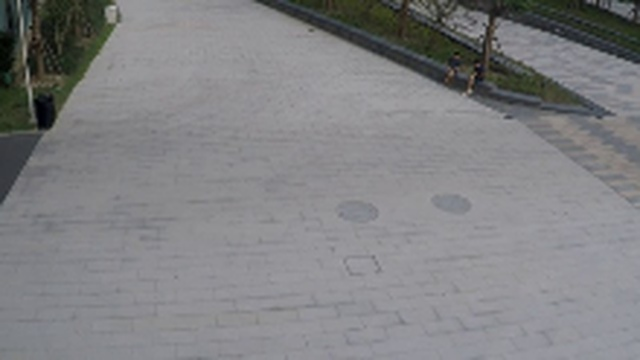
#> input picture figure_assets/frames/shanghaitech/01_0014_normal_00017.jpg, 640 x 360 px
$ python make_architecture.py
#> lines starting #> are read from the running program, lines starting #| are printed output that depends on the picture
### scripts/figsave.py
# -*- coding: utf-8 -*-
"""One place that decides how a figure is written to disk.

Every figure used to be raster only, at 400 dpi and 6.9in wide -- about 425 dpi
at print size, which is ample for paper and still reads as soft on screen. A PDF
viewer at 150-200% zoom resamples those pixels, and "the diagrams look a little
blurry" is exactly what raster text looks like under that zoom. Nobody reads a
report at 100%.

Vector output has no resolution at all: lines and glyphs are drawn by the
viewer's own rasteriser at whatever magnification is asked for. So each figure is
now written twice, from the same draw call:

    .pdf   vector -- what the LaTeX report includes
    .png   raster -- what python-pptx embeds, since PowerPoint cannot place a PDF

Photographs inside a figure stay raster in both, which is correct and
unavoidable; what turns crisp is every label, axis, box, arrow and number drawn
around them.
"""
from __future__ import annotations

import os

import matplotlib

# Type 42 embeds TrueType outlines, so text in the PDF stays real text --
# selectable, searchable, and rendered by the viewer at its own resolution.
# matplotlib's default (Type 3) is a PostScript construct that several viewers
# render badly at high zoom, and is the other common cause of a figure that
# "looks fuzzy" despite a high dpi.
matplotlib.rcParams["pdf.fonttype"] = 42
matplotlib.rcParams["ps.fonttype"] = 42


def _warn_if_clipped(png_path: str, margin: int = 6) -> bool:
    """Report a figure whose ink runs off the canvas.

    tight_layout() repacks the axes but never shrinks or wraps a title, so
    raising the type scale can push a long title straight off the right edge --
    silently, since the figure still writes successfully and only looks wrong.
    Any ink in the outermost few pixels means something did not fit.
    """
    try:
        import numpy as np
        from PIL import Image
    except ImportError:                      # checking is a convenience, not a job
        return False
    a = np.asarray(Image.open(png_path).convert("L"))
    if a.size == 0:
        return False
    edges = {"left": a[:, :margin], "right": a[:, -margin:],
             "top": a[:margin, :], "bottom": a[-margin:, :]}
    hit = [name for name, band in edges.items() if (band < 245).any()]
    if hit:
        print("  WARNING: %s -- content touches the %s edge; a title or label "
              "is probably clipped. Shorten it or wrap it with an explicit \\n."
              % (os.path.basename(png_path), "/".join(hit)))
    return bool(hit)


def save(fig, png_path: str, dpi: int = 400, facecolor: str = "white"):
    """Write <name>.pdf and <name>.png next to each other. Returns both paths.

    Callers pass the .png path they always passed, so adding vector output did
    not require touching a single figure's layout code.
    """
    base = os.path.splitext(png_path)[0]
    pdf, png = base + ".pdf", base + ".png"
    fig.savefig(pdf, facecolor=facecolor)          # vector: no dpi applies
    fig.savefig(png, dpi=dpi, facecolor=facecolor)  # raster: for the deck
    _warn_if_clipped(png)
    return [pdf, png]

### scripts/make_architecture.py
# -*- coding: utf-8 -*-
"""DA-ZVAD architecture figure -- compact landscape version.

Matches the layout of the reference the supervisor supplied: input at the left,
two parallel branches through the middle, fusion and output at the right, with
dashed colour-coded containers, a snowflake on every frozen module, real video
frames, and mathematical notation for the intermediate quantities.

Revision (supervisor review, Phase 2):

  * Contrast. Every label was drawn in a mid-grey (#5F6E70) or a mid-orange at
    5.2-6.5pt, which survives a paper column but washes out under a projector.
    All text colours are darkened to at least ~7:1 on white and the type scale
    is raised ~40%.

  * M2 is now its own labelled container. It was previously a single box inside
    the FRAME SCORING group, so it did not read as a module at all next to the
    dashed panels around M1, M3 and M4 -- the supervisor's report was that M2
    was missing from the figure, which is a fair reading of what was drawn.

  * Every module carries its actual operation (the softmax with CLIP's logit
    scale, the centred moving average with its window) plus one plain-language
    line saying what that operation does, so the figure can be read by someone
    who does not already know the method.

Sized so that it prints at close to 1:1 in a single-column layout rather than
being scaled down until the labels stop being readable. On a slide, place it at
~11.5in wide: the type is designed to survive that enlargement.

Usage:  python scripts/make_architecture.py [--assets DIR] [--out PATH]
"""
from __future__ import annotations

import argparse
import os

import matplotlib
matplotlib.use("Agg")

import figsave
import matplotlib.pyplot as plt
import numpy as np
from matplotlib.offsetbox import AnnotationBbox, OffsetImage
from matplotlib.patches import FancyArrowPatch, FancyBboxPatch, Rectangle

# Palette. Every colour used for TEXT is held at >= ~7:1 contrast on white;
# the pale *_BG values are fills only and never carry type.
INK, MUTED = "#101718", "#394547"
VIS, VIS_BG = "#0A5B58", "#E2F1EF"
CTX, CTX_BG = "#8F4413", "#FAEBDE"
TMP, TMP_BG = "#2B4680", "#E4EAF6"
RSN, RSN_BG = "#553A7D", "#EDE8F6"
OUT_OK, OUT_BAD = "#186B3A", "#96261C"
GOLD = "#7A5C00"
PAPER = "#FFFFFF"

W, H = 8.40, 4.95
FROZEN = "❄"

# Type scale -- one place, so the whole figure can be re-tuned at once.
FS_PANEL = 9.2      # dashed-container labels
FS_TITLE = 9.6      # module titles
FS_SUB = 7.8        # module subtitles
FS_BOX = 8.5        # titles inside plain boxes
FS_BODY = 8.0       # ordinary body text
FS_MATH = 9.4       # pills carrying a symbol
FS_FORM = 8.3       # formulae
FS_GLOSS = 7.4      # the plain-language lines
FS_TINY = 7.0


# Rounded boxes are recorded alongside the dashed panels; a subtitle running
# past its own box is the overflow that is easiest to miss and was the one that
# actually shipped.
BOXES = []


def box(ax, x, y, w, h, fc, ec, lw=1.0, r=0.045, z=3):
    ax.add_patch(FancyBboxPatch((x, y), w, h,
                                boxstyle=f"round,pad=0.010,rounding_size={r}",
                                facecolor=fc, edgecolor=ec, linewidth=lw, zorder=z))
    BOXES.append((x, y, w, h))


# Every dashed panel records its bounds so check_overflow can test the labels
# that sit inside it. Eyeballing a thumbnail does not reliably catch a line that
# runs a few points past a panel edge, and at this type scale that is exactly
# the failure mode.
CONTAINERS = []


def container(ax, x, y, w, h, ec, label):
    ax.add_patch(Rectangle((x, y), w, h, facecolor="none", edgecolor=ec,
                           linewidth=1.1, linestyle=(0, (3.5, 2.2)), zorder=1))
    ax.text(x + 0.09, y + h - 0.05, label, fontsize=FS_PANEL, color=ec,
            fontweight="bold", va="center", zorder=6,
            bbox=dict(facecolor=PAPER, edgecolor="none", pad=1.6))
    CONTAINERS.append((x, y, w, h, label))


def check_overflow(fig, ax, pad=0.015):
    """Warn about any text whose rendered box runs outside its dashed panel.

    Each text is assigned to the panel containing its centre, then its full
    extent is compared against that panel. The panel's own title is skipped: it
    is drawn deliberately straddling the top edge.
    """
    fig.canvas.draw()
    inv = ax.transData.inverted()
    panel_labels = {lab for *_r, lab in CONTAINERS}
    problems = []
    for t in ax.texts:
        s = t.get_text().strip()
        if not s:
            continue
        bb = t.get_window_extent(fig.canvas.get_renderer())
        (x0, y0), (x1, y1) = inv.transform([[bb.x0, bb.y0], [bb.x1, bb.y1]])
        cx, cy = (x0 + x1) / 2, (y0 + y1) / 2

        # A panel's own title straddles the top edge by design, so only its
        # width is meaningful -- but that width is exactly what overflowed.
        if s in panel_labels:
            for px, py, pw, ph, lab in CONTAINERS:
                if lab == s and x1 > px + pw - pad:
                    problems.append((lab, "panel title too wide", s[:46]))
            continue

        # Smallest enclosing region wins: a rounded box before the dashed panel
        # it sits in, since the box is the tighter constraint.
        region = None
        for bx, by, bw, bh in BOXES:
            if bx <= cx <= bx + bw and by <= cy <= by + bh:
                region = (bx, by, bw, bh, "box")
                break
        if region is None:
            for px, py, pw, ph, lab in CONTAINERS:
                if px <= cx <= px + pw and py <= cy <= py + ph:
                    region = (px, py, pw, ph, lab)
                    break
        if region is None:
            continue
        rx, ry, rw, rh, lab = region
        over = []
        if x0 < rx - pad:        over.append("left")
        if x1 > rx + rw + pad:   over.append("right")
        if y0 < ry - pad:        over.append("bottom")
        if y1 > ry + rh + pad:   over.append("top")
        if over:
            problems.append((lab, "/".join(over), s[:46]))
    for lab, side, s in problems:
        print("  OVERFLOW: %-24s %-12s %r" % (lab, side, s))
    if not problems:
        print("  panels: no text overflows its container")
    return problems


def arrow(ax, p, q, color=INK, lw=1.15, rad=0.0, z=5):
    ax.add_patch(FancyArrowPatch(p, q, arrowstyle="-|>", mutation_scale=8.5,
                                 linewidth=lw, color=color, zorder=z,
                                 connectionstyle=f"arc3,rad={rad}",
                                 shrinkA=1, shrinkB=1))


def module(ax, x, y, w, h, title, sub, color, bg, frozen=True, ts=FS_TITLE):
    box(ax, x, y, w, h, bg, color, lw=1.3)
    if frozen:
        ax.text(x + 0.085, y + h - 0.085, FROZEN, fontsize=7.4, color=color,
                va="center", ha="center", zorder=5)
    ax.text(x + w / 2, y + h * (0.63 if sub else 0.5), title, fontsize=ts,
            fontweight="bold", color=INK, ha="center", va="center", zorder=5)
    if sub:
        # Upright and in the body ink, not italic grey. Figure labels are read
        # at a glance rather than as prose, so weight helps here in a way it
        # would not in a paragraph of running text.
        ax.text(x + w / 2, y + h * 0.26, sub, fontsize=FS_SUB, color=INK,
                ha="center", va="center", zorder=5, fontweight="medium")


def pill(ax, cx, cy, w, h, label, color, bg, fs=FS_MATH):
    box(ax, cx - w / 2, cy - h / 2, w, h, bg, color, lw=1.25, r=0.05, z=4)
    ax.text(cx, cy, label, fontsize=fs, fontweight="bold", color=INK,
            ha="center", va="center", zorder=5)


def gloss(ax, cx, y, text, color=INK, fs=FS_GLOSS):
    """One plain-language line.

    These carry the explanation a non-specialist reads, so they were the worst
    thing on the figure to have set in italic at the smallest size in a
    secondary grey. Now upright, body ink, medium weight -- matching how
    published framework figures label their parts.
    """
    ax.text(cx, y, text, fontsize=fs, color=color, ha="center", va="center",
            fontweight="medium", zorder=6)


def frame_img(ax, path, cx, cy, zoom, border=None, lw=1.5):
#> called with cx = 0.62, cy = 3.95, zoom = 0.07, border = '#7E8A8B', lw = 0.7
    im = OffsetImage(plt.imread(path), zoom=zoom)
#> call 4 of frame_img, with cx = 0.79, cy = 3.16, zoom = 0.081, border = '#C08A00', lw = 1.8
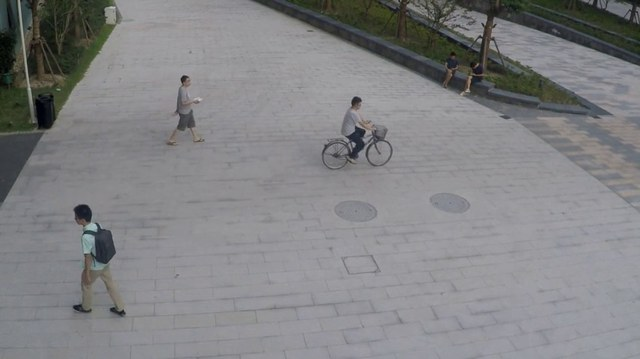
#> input picture figure_assets/frames/shanghaitech/01_0014_anomaly_00095.jpg, 640 x 359 px
    ax.add_artist(AnnotationBbox(
        im, (cx, cy), frameon=border is not None, pad=0.0, zorder=4,
        bboxprops=dict(edgecolor=border, linewidth=lw) if border else None))


def smoothing_inset(ax, x, y, w, h):
    """A schematic of what M2 does: a jagged per-frame score and its centred
    moving average, with the event shaded. Illustrative, not measured data --
    its job is to show that smoothing turns spikes into one sustained bump."""
#> called with x = 4.86, y = 0.72, w = 1.46, h = 0.4
    ins = ax.inset_axes([x, y, w, h], transform=ax.transData, zorder=6)
    rng = np.random.default_rng(7)
    n = 220
    t = np.arange(n)
    base = 0.30 + 0.42 * np.exp(-0.5 * ((t - 128) / 21.0) ** 2)
    raw = np.clip(base + rng.normal(0, 0.085, n), 0, 1)
    k = 31
    sm = np.convolve(np.pad(raw, k // 2, mode="edge"), np.ones(k) / k, "same")[k // 2: k // 2 + n]
    ins.axvspan(100, 156, color="#F2DFC4", zorder=0)
    ins.plot(t, raw, lw=0.6, color="#9AA3A4", zorder=2)
    ins.plot(t, sm, lw=1.5, color=TMP, zorder=3)
    ins.set_xticks([]); ins.set_yticks([])
    ins.set_ylim(0, 1.02)
    for s in ins.spines.values():
        s.set_edgecolor(MUTED); s.set_linewidth(0.7)
    ins.set_facecolor("#FFFFFF")
    ins.text(0.03, 0.93, "$s_t$ raw", transform=ins.transAxes, fontsize=7.0,
             color="#4A5456", va="top", fontweight="bold")
    ins.text(0.97, 0.93, "$\\tilde{s}_t$ smoothed", transform=ins.transAxes,
             fontsize=7.0, color=TMP, va="top", ha="right", fontweight="bold")


def build(assets: str, out: str) -> str:
    fa = os.path.join(assets, "frames", "shanghaitech")
    normal = os.path.join(fa, "01_0014_normal_00017.jpg")
    anom = os.path.join(fa, "01_0014_anomaly_00095.jpg")
    have = os.path.isfile(normal) and os.path.isfile(anom)

    fig, ax = plt.subplots(figsize=(W, H))
    fig.subplots_adjust(0, 0, 1, 1)
    ax.set_xlim(0, W); ax.set_ylim(0, H); ax.axis("off")
    fig.patch.set_facecolor(PAPER)

    ax.add_patch(Rectangle((0.05, 0.05), W - 0.10, H - 0.10, facecolor="none",
                           edgecolor="#B39A3C", linewidth=1.0,
                           linestyle=(0, (4.5, 2.8)), zorder=0))

    # ------------------------------------------------ inputs (left)
    # Two distinct inputs, kept separate because they are: the camera supplies
    # frames to M1, the operator supplies one sentence to M3. Drawing a single
    # "input" feeding both would misdescribe where the adaptation comes from.
    container(ax, 0.12, 2.72, 1.34, 1.86, MUTED, "VIDEO")
    if have:
        for dx in (0.0, 0.055, 0.11):
            frame_img(ax, normal, 0.62 + dx, 3.95 + dx * 0.5, 0.070,
                      border="#7E8A8B", lw=0.7)
        frame_img(ax, anom, 0.79, 3.16, 0.081, border="#C08A00", lw=1.8)
    ax.text(0.79, 3.56, "$f_1 \\ldots f_T$", fontsize=FS_BODY, color=MUTED,
            ha="center")
    ax.text(0.79, 2.86, "current frame $f_t$", fontsize=FS_GLOSS, color=GOLD,
            ha="center", fontweight="bold")

    # Setup, once per camera. The descriptor is no longer typed by an operator:
    # the same frozen LLaVA used for explanation captions the camera's first
    # three frames, chosen by position, and the consensus caption becomes c_k.
    # (Result 6: 0.751 on ShanghaiTech with no human and no labels.)
    container(ax, 0.12, 0.72, 1.34, 1.72, CTX, "SETUP · ONCE")
    if have:
        for k, dx in enumerate((-0.25, 0.0, 0.25)):
            frame_img(ax, normal, 0.79 + dx, 2.18, 0.026, border="#7E8A8B", lw=0.7)
    gloss(ax, 0.79, 1.99, "first 3 frames", fs=FS_TINY)
    arrow(ax, (0.79, 1.93), (0.79, 1.80), color=RSN)
    module(ax, 0.26, 1.36, 1.06, 0.42, "LLaVA-1.5", "M4 · same model",
           RSN, RSN_BG, ts=8.4)
    gloss(ax, 0.79, 1.20, "captions each frame,", fs=FS_TINY)
    gloss(ax, 0.79, 1.08, "keeps the consensus", fs=FS_TINY)
    gloss(ax, 0.79, 0.94, "(or an operator writes $c_k$)", MUTED, fs=6.4)
    ax.text(0.79, 0.79, f"{FROZEN} = frozen", fontsize=FS_TINY,
            color=VIS, ha="center", fontweight="bold")

    # ------------------------------------------------ M1 (top branch)
    container(ax, 1.60, 2.72, 2.92, 1.86, VIS, "M1 · VISUAL SCORING")
    module(ax, 1.78, 3.78, 2.56, 0.58, "CLIP image encoder",
           "$E_I$ · ViT-L/14 · LAION-2B", VIS, VIS_BG)
    arrow(ax, (3.06, 3.76), (3.06, 3.62), color=VIS)
    pill(ax, 3.06, 3.44, 1.72, 0.34, "$v_t = E_I(f_t) \\in \\mathbb{R}^{768}$",
         VIS, "#FFFFFF", fs=8.0)
    gloss(ax, 3.06, 3.14, "each frame becomes 768 numbers of unit length;")
    gloss(ax, 3.06, 2.98, "the direction encodes what it contains")

    # ------------------------------------------------ M3 (bottom branch)
    container(ax, 1.60, 0.44, 2.92, 2.10, CTX, "M3 · VERBALISED CONTEXT")
    box(ax, 1.78, 1.92, 2.56, 0.48, CTX_BG, CTX, lw=1.3)
    ax.text(3.06, 2.26, "scene sentence  $c_k$  for camera $k$", fontsize=FS_BOX,
            color=CTX, ha="center", va="center", fontweight="bold", zorder=5)
    ax.text(3.06, 2.06, 'e.g. "a park with a sidewalk and a bench"', fontsize=FS_BODY,
            color=INK, ha="center", va="center", style="italic", zorder=5)

    box(ax, 1.78, 1.16, 1.22, 0.52, "#FFFFFF", CTX, lw=1.15, r=0.03)
    ax.text(2.39, 1.53, "$P^{+}$ normal", fontsize=FS_BOX, color=CTX,
            ha="center", va="center", fontweight="bold", zorder=5)
    ax.text(2.39, 1.32, "prompts $+\\, c_k$", fontsize=FS_BODY, color=INK,
            ha="center", va="center", zorder=5)

    box(ax, 3.12, 1.16, 1.22, 0.52, "#F4F2EE", CTX, lw=1.15, r=0.03)
    ax.text(3.73, 1.53, "$P^{-}$ abnormal", fontsize=FS_BOX, color=CTX,
            ha="center", va="center", fontweight="bold", zorder=5)
    ax.text(3.73, 1.32, "prompts only", fontsize=FS_BODY, color=INK,
            ha="center", va="center", zorder=5)

    arrow(ax, (2.39, 1.90), (2.39, 1.72), color=CTX, lw=1.35)
    ax.text(2.56, 1.82, "$c_k$ enters $P^{+}$ only", fontsize=FS_TINY, color=CTX,
            ha="left", va="center", zorder=6, fontweight="bold")

    arrow(ax, (2.39, 1.14), (2.39, 1.02), color=CTX)
    arrow(ax, (3.73, 1.14), (3.73, 1.02), color=CTX)
    module(ax, 1.78, 0.58, 2.56, 0.42, "CLIP text encoder  $E_T$", "",
           CTX, CTX_BG, ts=FS_TITLE)

    # ------------------------------------------------ fusion (right-middle)
    container(ax, 4.66, 2.34, 1.86, 2.24, INK, "FRAME SCORING")
    pill(ax, 5.14, 4.20, 0.66, 0.32, "$e^{+}$", CTX, "#FFFFFF")
    pill(ax, 6.04, 4.20, 0.66, 0.32, "$e^{-}$", CTX, "#EDE9E3")
    box(ax, 4.82, 2.98, 1.54, 0.80, "#FFFFFF", INK, lw=1.25)
    ax.text(5.59, 3.63, "softmax over", fontsize=FS_BODY, color=MUTED,
            ha="center", zorder=5)
    ax.text(5.59, 3.43,
            r"$\lambda\langle v_t,e^{+}\rangle$ ,  $\lambda\langle v_t,e^{-}\rangle$",
            fontsize=FS_FORM, color=INK, ha="center", va="center", zorder=5)
    ax.text(5.59, 3.18, "$\\rightarrow\\; s_t = P(\\mathrm{abnormal})$",
            fontsize=FS_FORM, color=INK, ha="center", va="center",
            fontweight="bold", zorder=5)
    gloss(ax, 5.59, 2.66, "$\\lambda$: CLIP logit scale $\\approx$ 100", fs=FS_TINY)

    # ------------------------------------------------ M2 (its own module)
    container(ax, 4.66, 0.44, 1.86, 1.74, TMP, "M2 · SMOOTHING")
    module(ax, 4.82, 1.58, 1.54, 0.44, "centred moving average",
           "window $w = 31$ frames", TMP, TMP_BG, frozen=False, ts=7.6)
    ax.text(5.59, 1.36,
            r"$\tilde{s}_t=\frac{1}{w}\sum_{i=t-15}^{\,t+15} s_i$",
            fontsize=8.4, color=INK, ha="center", va="center", zorder=6)
    smoothing_inset(ax, 4.86, 0.72, 1.46, 0.40)
    gloss(ax, 5.59, 0.64, "averages over $\\pm$15 frames ($\\approx$1 s):", fs=6.4)
    gloss(ax, 5.59, 0.52, "one spike cannot raise an alarm", fs=6.4)

    # ------------------------------------------------ wiring
    arrow(ax, (4.38, 3.44), (4.78, 3.36), color=VIS)              # v_t -> scoring
    arrow(ax, (4.38, 0.79), (4.59, 0.79), color=CTX)              # E_T out
    arrow(ax, (4.59, 0.79), (4.59, 4.20), color=CTX, lw=1.0)      # up the side
    arrow(ax, (4.59, 4.20), (4.78, 4.20), color=CTX)
    arrow(ax, (5.14, 4.04), (5.34, 3.84), color=CTX, rad=-0.15)
    arrow(ax, (6.04, 4.04), (5.84, 3.84), color=CTX, rad=0.15)
    arrow(ax, (5.59, 2.32), (5.59, 2.16), color=TMP, lw=1.35)     # s_t -> M2
    ax.text(5.68, 2.25, "$s_t$", fontsize=FS_TINY, color=TMP, ha="left",
            va="center", zorder=6, fontweight="bold")

    # ------------------------------------------------ output (far right)
    container(ax, 6.72, 0.44, 1.56, 4.14, RSN, "DETECTION · M4")
    ax.text(7.47, 4.32, r"flag if $\tilde{s}_t \geq \tau$", fontsize=FS_FORM,
            color=INK, ha="center", va="center", fontweight="bold", zorder=5)
    gloss(ax, 7.47, 4.10, "$\\tau$ is set per site", fs=FS_TINY)
    if have:
        frame_img(ax, normal, 7.05, 3.74, 0.038, border=OUT_OK, lw=1.3)
        frame_img(ax, anom, 7.47, 3.74, 0.038, border=OUT_BAD, lw=1.9)
        frame_img(ax, normal, 7.89, 3.74, 0.038, border=OUT_OK, lw=1.3)

    module(ax, 6.86, 2.84, 1.22, 0.44, "LLaVA-1.5", "4-bit · frozen", RSN, RSN_BG,
           ts=FS_TITLE)
    arrow(ax, (7.47, 3.30), (7.47, 3.20), color=RSN)
    arrow(ax, (7.47, 2.80), (7.47, 2.68), color=RSN)

    box(ax, 6.82, 1.34, 1.30, 1.30, "#FFFFFF", RSN, lw=1.15, r=0.03)
    ax.text(7.47, 2.50, "explanation", fontsize=FS_BOX, color=RSN, ha="center",
            va="center", fontweight="bold", zorder=5)
    ax.text(7.47, 1.94, '"A cyclist is\nriding through\na pedestrian\nwalkway."',
            fontsize=FS_BODY, color=INK, ha="center", va="center", style="italic",
            linespacing=1.5, zorder=5)
    gloss(ax, 7.47, 1.14, "grounded by $c_k$ — the same", CTX, fs=FS_TINY)
    gloss(ax, 7.47, 1.02, "sentence steers the words", CTX, fs=FS_TINY)

    # video -> M1, setup -> M3: two separate paths, never crossing
    arrow(ax, (1.46, 3.60), (1.74, 3.90), color=MUTED)
    arrow(ax, (1.46, 1.70), (1.74, 2.10), color=CTX, lw=1.35)
    # M2 -> M4, routed round the bottom so it enters at the decision rule
    arrow(ax, (6.52, 0.68), (6.61, 0.68), color=TMP)
    arrow(ax, (6.61, 0.68), (6.61, 4.32), color=TMP, lw=1.0)
    arrow(ax, (6.61, 4.32), (6.84, 4.32), color=TMP)

    ax.text(W / 2, 0.28, "New camera = caption its first frames   ·   "
                         "no labels   ·   no gradients   ·   every model frozen",
            fontsize=FS_BODY, color=CTX, ha="center", fontweight="bold")
    ax.text(W / 2, 0.13, "Evaluation: frame-level AUROC; per-clip normalised on "
                         "ShanghaiTech and Avenue, raw pooled on UCF-Crime",
            fontsize=FS_TINY, color=INK, ha="center", fontweight="medium")

    check_overflow(fig, ax)
    figsave.save(fig, out, facecolor=PAPER)
#> in save, `fig.savefig(pdf, facecolor=facecolor)`:
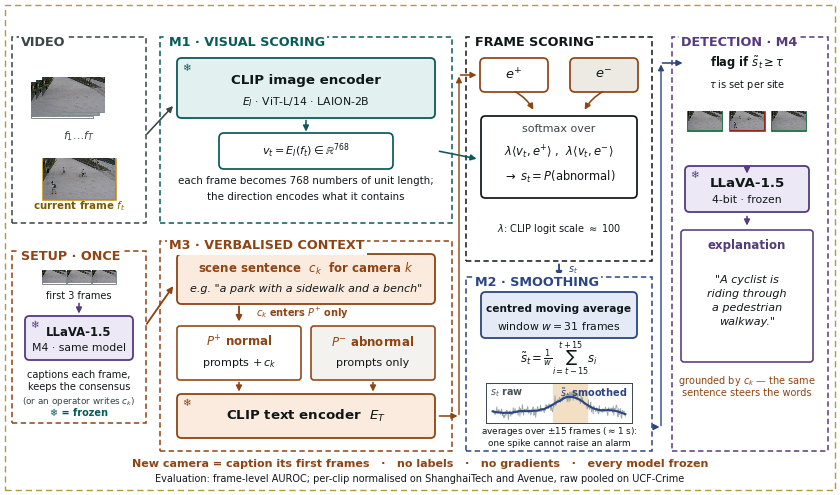
#> figure drawn by matplotlib, 1 panel
    plt.close(fig)
    return out


if __name__ == "__main__":
    root = os.path.dirname(os.path.dirname(os.path.abspath(__file__)))
    p = argparse.ArgumentParser()
    p.add_argument("--assets", default=os.path.join(root, "figure_assets"))
    p.add_argument("--out", default=os.path.join(root, "docs", "09_paper",
                                                 "dazvad_architecture.png"))
    a = p.parse_args()
#> (the run stopped early here; a loop or call above may not have finished)
